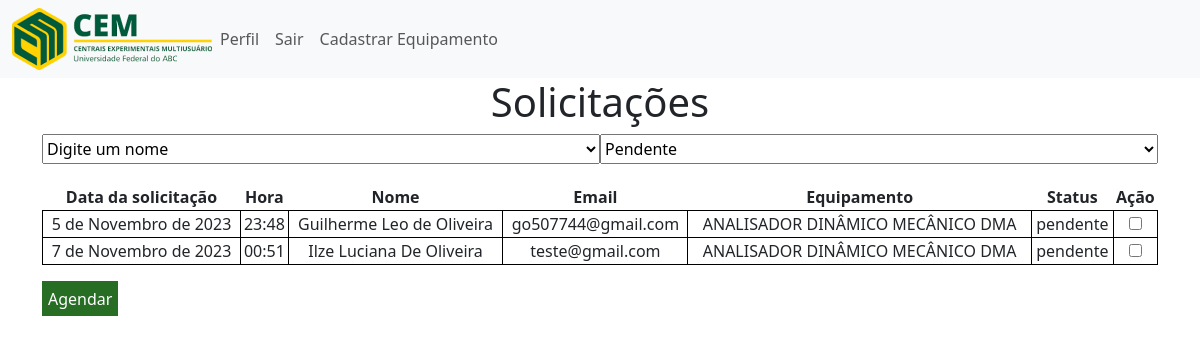
Before: /core/treinamento/solicitacoes/ (signed in) with the older database file.
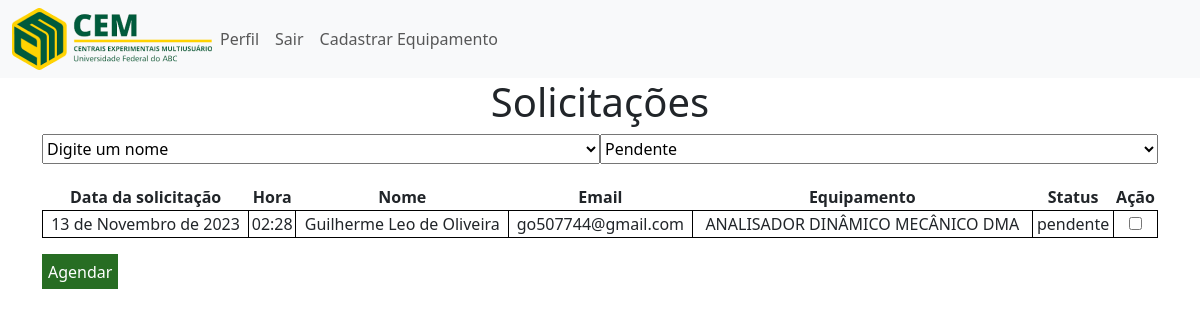
After: the same page with the newer database file.
### treinamento/models.py (models this page shows, shortened)
class Solicitacoes(models.Model):
    id_solicitacao = models.AutoField(primary_key=True)
    data = models.DateField()
    hora = models.TimeField()
    status = models.CharField(max_length=50)
    id_Docente = models.ForeignKey(Docente, on_delete=models.CASCADE, blank=True, null=True)
    id_PosDout = models.ForeignKey(PosDout, on_delete=models.CASCADE, blank=True, null=True)
    id_AlunoPosIC = models.ForeignKey(AlunoPosIC, on_delete=models.CASCADE, blank=True, null=True)
    id_UserExterno = models.ForeignKey(UserExterno, on_delete=models.CASCADE, blank=True, null=True)
    id_equipamento = models.ForeignKey(Equipamento, on_delete=models.CASCADE, blank=False, null=False)

### core/models.py (models this page shows, shortened)
class Docente(models.Model):
    id_docente = models.AutoField(primary_key=True)
    nome = models.CharField(max_length=255)
    celular = models.CharField(max_length=17)
    email_inst = models.EmailField(max_length=255, unique=True)
    senha = models.CharField(max_length=50)
    matricula_siape = models.CharField(max_length=10)
    ramal_lab = models.CharField(max_length=10)
    centro = models.CharField(max_length=10)
    programa_pos = models.CharField(max_length=255)
    possui_projeto = models.CharField(max_length=3)
    info_projeto = models.TextField(max_length=255)
    lista_publi = models.TextField(max_length=255)
    id_form_termo = models.ForeignKey(FormTermo, on_delete=models.CASCADE, null=False)

class PosDout(models.Model):
    id_pos_dout = models.AutoField(primary_key=True)
    nome = models.CharField(max_length=255)
    celular = models.CharField(max_length=17)
    email_inst = models.EmailField(max_length=255, unique=True)
    senha = models.CharField(max_length=50)
    matricula_ufabc = models.CharField(max_length=10)
    ramal_lab = models.CharField(max_length=10)
    nome_supervisor = models.CharField(max_length=255)
    centro = models.CharField(max_length=10)
    data_pos = models.DateField()
    possui_bolsa = models.CharField(max_length=10)
    programa_pos = models.TextField(max_length=255)
    plano_trabalho = models.TextField(max_length=255)
    declaracao_ciencia_supervisor = models.CharField(max_length=3)
    id_form_termo = models.ForeignKey(FormTermo, on_delete=models.CASCADE, null=False)

### equipamentos/models.py (models this page shows)
class Equipamento(models.Model):
    id_equipamento = models.AutoField(primary_key=True)
    nome = models.CharField(max_length=100)
    apelido = models.CharField(max_length=20)
    descricao = models.CharField(max_length=100)
    fabricante = models.CharField(max_length=100)
    localizacao = models.CharField(max_length=10)
    origem = models.CharField(max_length=10)
    ano_aquisicao = models.CharField(max_length=255)
    sala = models.CharField(max_length=20)
    divisao = models.CharField(max_length=255, null=True)
    status = models.CharField(max_length=20)
    comentario = models.CharField(max_length=20)
    chave = models.CharField(max_length=255)
    patrimonio = models.CharField(max_length=255)
    aquisicao = models.CharField(max_length=100)
    prof = models.CharField(max_length=255)
    id_tecnico = models.ForeignKey(Tecnico, on_delete=models.CASCADE, null=False)
    def __str__(self):
        return self.nome

### treinamento/views.py (the view)
# urls.py: path('solicitacoes/', include('treinamento.urls'), name='solicitacoes'),
def solicitacoes(request):
    perfil = request.session['perfil']
    if 'chave' in request.session:
        chave = request.session['chave']
        solicitacoes = Solicitacoes.objects.filter(id_equipamento__id_tecnico=chave)
        equipamentos = Equipamento.objects.filter(id_tecnico = chave)
        return render(request, 'solicitacoes.html', {'perfil': perfil, 'equipamentos':equipamentos, 'solicitacoes': solicitacoes})

### treinamento/templates/solicitacoes.html (shortened to what this page needs)
{% extends 'administracao/base.html' %}
{% load static %}
{% block conteudo %}
<div class="container ">
    <h1>Solicitações</h1>
    <form action="{% url "agendar_treinamento" %}" method="post" id="agendar-form" accept-charset="UTF-8">
        <div class="d-flex justfy-content-between form_solicita_treinamento">
            <select name="equipamento" id="selectEquipamento">
                <option value="">Digite um nome</option>
            </select>
            <select name="status" id="selectStatus">
                <option value="pendente">Pendente</option>
            </select>
        </div>
        <div class="tela">
                <table class="solicitacoes text-center" id="tabelaSolicitacoes">
                    <thead class="">
                        <tr class="">
                            <th>Data da solicitação</th>
                            <th>Hora</th>
                            <th>Nome</th>
                            <th>Email</th>
                            <th>Equipamento</th>
                            <th>Status</th>
                            <th>Ação</th>
                        </tr>
                    </thead>
                    <tbody>
                        {% for solicitacao in solicitacoes %}
                        <tr>
                            <td>{{ solicitacao.data }}</td>
                            <td>{{ solicitacao.hora }}</td>
                            {% if solicitacao.id_Docente %}
                                <td>{{solicitacao.id_Docente.nome}}</td>
                                <td>{{solicitacao.id_Docente.email_inst}}</td>
                                <td>{{ solicitacao.id_equipamento }}</td>
                                <td>{{ solicitacao.status }}</td>
                                <td><input type="checkbox" name="usuario" value="{{ solicitacao.id_Docente.nome }}_{{ solicitacao.id_equipamento }}" id=""></td>
                            {% elif solicitacao.id_PosDout %}
                                <td>{{solicitacao.id_PosDout.nome}}</td>
                                <td>{{solicitacao.id_PosDout.email_inst}}</td>
                                <td>{{ solicitacao.id_equipamento }}</td>
                                <td>{{ solicitacao.status }}</td>
                                <td><input type="checkbox" name="usuario" value="{{ solicitacao.id_PosDout.nome }}_{{ solicitacao.id_equipamento }}" id=""></td>
                            {% elif solicitacao.id_AlunoPosIC %}
                                <td>{{solicitacao.id_AlunoPosIC.nome}}</td>
                                <td>{{solicitacao.id_AlunoPosIC.email_inst}}</td>
                                <td>{{ solicitacao.id_equipamento }}</td>
                                <td>{{ solicitacao.status }}</td>
                                <td><input type="checkbox" name="usuario" value="{{ solicitacao.id_AlunoPosIC.nome }}_{{ solicitacao.id_equipamento }}" id=""></td>
                            {% elif solicitacao.id_UserExterno %}
                                <td>{{solicitacao.id_UserExterno.nome}}</td>
                                <td>{{solicitacao.id_UserExterno.email_inst}}</td>
                                <td>{{ solicitacao.id_equipamento }}</td>
                                <td>{{ solicitacao.status }}</td>
                                <td><input type="checkbox" name="usuario" value="{{ solicitacao.id_UserExterno.nome }}_{{ solicitacao.id_equipamento }}" id=""></td>
                            {% endif %}
                        </tr>
                        {% endfor %}
                    </tbody>
                </table>
            <input type="submit" value="Agendar" class="mt-3" id="btn-submit">
        </div>
    </form>
</div>
{% endblock %}

### administracao/templates/administracao/base.html (shortened to what this page needs)
<!DOCTYPE html>
<html lang="pt-br">
  <head>
    <link href="https://cdn.jsdelivr.net/npm/bootstrap@5.3.2/dist/css/bootstrap.min.css" rel="stylesheet" />
    {% load static %}
    <link rel="stylesheet" type="text/css" href="{% static 'css/style.css' %}" />
  </head>
  <body>
    <nav class="navbar navbar-expand-lg bg-body-tertiary">
      <div class="container-fluid d-flex align-items-center">
        {% if request.session.perfil == 'tecnico' %}
        <img src="{% static 'imagens/logo.png' %}" alt="Logo Central Multiusuario" />
        {% else %}
        <a class="navbar-brand" href="{% url "dashboard" %}"><img src="{% static 'imagens/logo.png' %}" alt="Logo Central Multiusuario" /></a>
        {% endif %}
        <div class="collapse navbar-collapse" id="navbarNavDropdown">
          <ul class="navbar-nav">
            {% if request.session.perfil == 'tecnico' %}
            <li class="nav-item">
              <a class="nav-link" href="{% url "perfil_tecnico" %}">Perfil</a>
            </li>
            <li class="nav-item">
              <a class="nav-link" href="{% url "encerrar_sessao_adm" %}">Sair</a>
            </li>
            {% else %}
            <li class="nav-item">
              <a class="nav-link active" aria-current="page" href="{% url "dashboard" %}">Dashboard</a>
            </li>
            {% endif %}
            <li class="nav-item">
              <a class="nav-link" href="{% url "cad_equipamento" %}">Cadastrar Equipamento</a>
            </li>
          </ul>
        </div>
      </div>
    </nav>
    {% block conteudo %}
    {% endblock %}
  </body>
</html>

### static/css/style.css (style rules this page uses)
h1 { text-align: center; }
input[type=text], select { height: 30px; width: 50%; }
input[type=submit] { background-color: #276d23; border: 0; height: 35px; color: #FFF; }
.container { width: 100%; }
th { border-bottom: #000 solid 1px; }
.tela { margin-top: 20px; }
.solicitacoes { width: 100%; }
td { border: #000 solid 1px; }

Changed rows visible on the page:
removed Solicitacoes: data "5 de Novembro de 2023", hora "23:48", id_Docente.nome "Guilherme Leo de Oliveira", id_Docente.email_inst "go507744@gmail.com", id_equipamento "ANALISADOR DINÂMICO MECÂNICO DMA", status "pendente"
removed Solicitacoes: data "7 de Novembro de 2023", hora "00:51", id_PosDout.nome "Ilze Luciana De Oliveira", id_PosDout.email_inst "teste@gmail.com", id_equipamento "ANALISADOR DINÂMICO MECÂNICO DMA", status "pendente"
added Solicitacoes: data "13 de Novembro de 2023", hora "02:28", id_Docente.nome "Guilherme Leo de Oliveira", id_Docente.email_inst "go507744@gmail.com", id_equipamento "ANALISADOR DINÂMICO MECÂNICO DMA", status "pendente"
